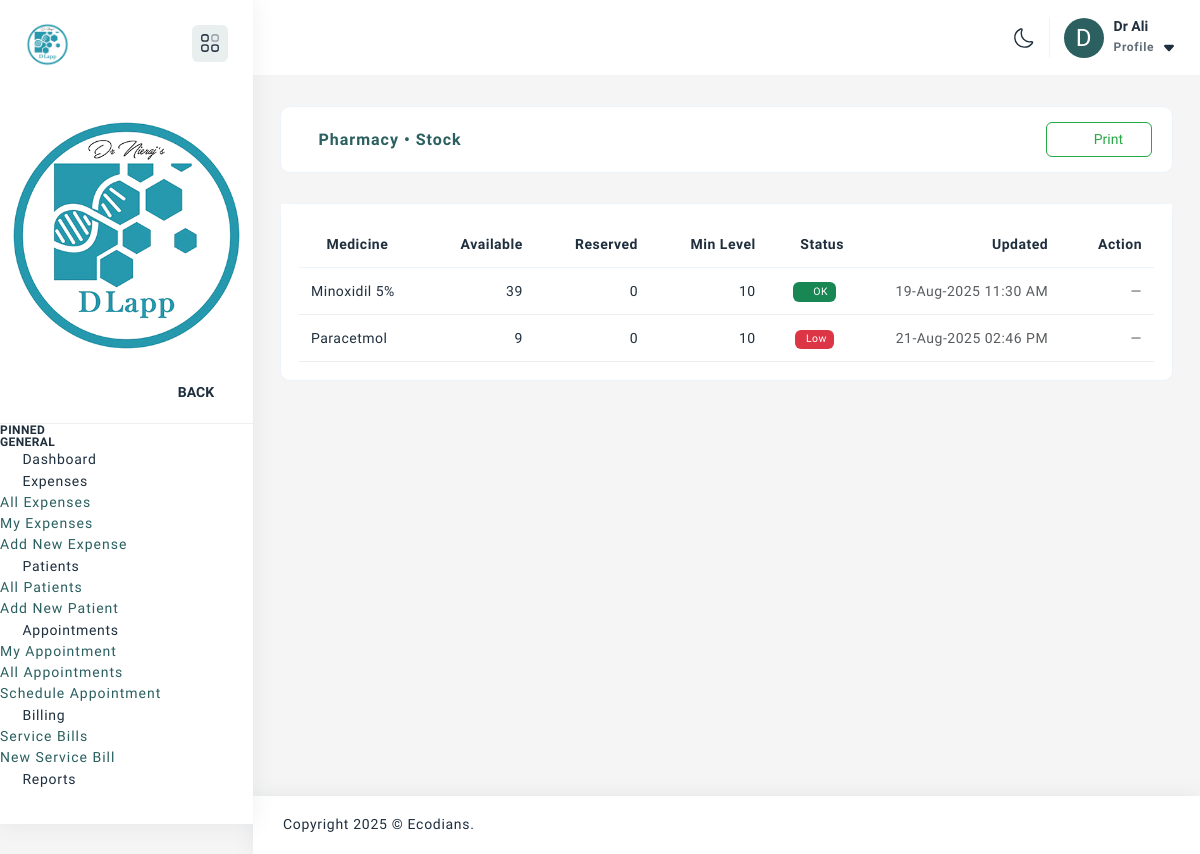
The page /pharmacy/stock/ (signed in) on the database its author committed.
### core/models.py (models this page shows, shortened)
class User(AbstractUser):
    USER_TYPE_CHOICES = [
        ('doctor', 'Doctor'),
        ('consulting_doctor', 'Consulting Doctor'),
        ('super_user', 'Super User'),
        ('operation_manager', 'Operation Manager'),
        ('pharmacy_manager', 'Pharmacy Manager'),
        ('receptionist', 'Receptionist'),
        ('staff', 'Staff'),
        ('cro', 'CRO'),
    ]
    id = models.UUIDField(primary_key=True, default=uuid.uuid4, editable=False)
    user_type = models.CharField(max_length=20, choices=USER_TYPE_CHOICES)
    phone_regex = RegexValidator(regex=r'^\+?1?\d{9,15}$')
    phone_number = models.CharField(validators=[phone_regex], max_length=17, blank=True)
    address = models.TextField(blank=True)
    is_active = models.BooleanField(default=True)
    created_at = models.DateTimeField(auto_now_add=True)
    created_by = models.ForeignKey('self', on_delete=models.SET_NULL, null=True, blank=True)
    class Meta:
        db_table = 'users'

class MedicineStock(models.Model):
    medicine = models.OneToOneField(Medicine, on_delete=models.CASCADE, related_name='stock')
    current_quantity = models.PositiveIntegerField(default=0)
    reserved_quantity = models.PositiveIntegerField(default=0)  # For pending orders
    last_updated = models.DateTimeField(auto_now=True)
    updated_by = models.ForeignKey(User, on_delete=models.SET_NULL, null=True)
    class Meta:
        db_table = 'medicine_stocks'
    @property
    def is_low_stock(self):
        return self.current_quantity <= self.medicine.minimum_stock_level

class Medicine(models.Model):
    MEDICINE_TYPE_CHOICES = [
        ('tablet', 'Tablet'),
        ('capsule', 'Capsule'),
        ('syrup', 'Syrup'),
        ('injection', 'Injection'),
        ('topical', 'Topical'),
        ('solution', 'Solution'),
        ('other', 'Other'),
    ]
    id = models.UUIDField(primary_key=True, default=uuid.uuid4, editable=False)
    name = models.CharField(max_length=200)
    generic_name = models.CharField(max_length=200, blank=True)
    category = models.ForeignKey(MedicineCategory, on_delete=models.SET_NULL, null=True)
    medicine_type = models.CharField(max_length=20, choices=MEDICINE_TYPE_CHOICES)
    strength = models.CharField(max_length=50, blank=True)  # e.g., "500mg", "10ml"
    manufacturer = models.CharField(max_length=200, blank=True)
    purchase_price = models.DecimalField(max_digits=10, decimal_places=2, default=0)
    selling_price = models.DecimalField(max_digits=10, decimal_places=2, default=0)
    minimum_stock_level = models.PositiveIntegerField(default=10)
    unit_of_measurement = models.CharField(max_length=20, default='pieces')
    description = models.TextField(blank=True)
    side_effects = models.TextField(blank=True)
    contraindications = models.TextField(blank=True)
    storage_instructions = models.TextField(blank=True)
    is_active = models.BooleanField(default=True)
    created_at = models.DateTimeField(auto_now_add=True)
    created_by = models.ForeignKey(User, on_delete=models.SET_NULL, null=True)
    class Meta:
        db_table = 'medicines'

### core/views.py (the view)
# urls.py: path('pharmacy/stock/', v.pharmacy_stock_list, name='pharmacy_stock_list'),
@group_required('PharmacyManager','OperationsManager','Receptionist','Doctor')
def pharmacy_stock_list(request):
    q = (request.GET.get('q') or '').strip()
    stocks = (MedicineStock.objects
              .select_related('medicine')
              .order_by('medicine__name'))
    if q:
        stocks = stocks.filter(
            Q(medicine__name__icontains=q) |
            Q(medicine__generic_name__icontains=q) |
            Q(medicine__manufacturer__icontains=q)
        )
    return render(request, 'pharmacy/stock_list.html', {'stocks': stocks, 'q': q})

### core/templatetags/roles.py (called while the page is built)
@register.filter
def in_group(user, group_name: str) -> bool:
    if not user.is_authenticated:
        return False
    return user.is_superuser or user.groups.filter(name=group_name).exists()

### templates/pharmacy/stock_list.html (shortened to what this page needs)
{% extends 'base.html' %}
{% load roles %}
{% load static %}
{% block content %}
<div class="container-fluid default-dashboard">
  <div class="row">
    <div class="col-12 project-list">
      <div class="card">
          <div class="row align-items-center">
              <div class="col-6 p-0">
                  <ul class="nav nav-tabs border-tab d-flex" role="tablist">
                      <li class="nav-item">
                          <a class="nav-link active" href="#" role="tab" aria-selected="true">
                              <i class="fa fa-cubes me-2"></i>Pharmacy • Stock
                          </a>
                      </li>
                  </ul>
              </div>
              <div class="col-6 p-0 d-flex justify-content-end align-items-center gap-2">
                <button class="btn btn-outline-success d-print-none" type="button" onclick="printStock()">
                  <i class="fa fa-print me-2"></i>Print
                </button>
              </div>
          </div>
      </div>
    </div>
    <div class="col-sm-12">
      <div class="card">
        <div class="card-body">
          <div class="table-responsive custom-scrollbar">
            <table class="display table table-hover align-middle" id="basic-1">
              <thead>
                <tr>
                  <th><i class="fa fa-medkit me-1"></i>Medicine</th>
                  <th class="text-end"><i class="fa fa-inbox me-1"></i>Available</th>
                  <th class="text-end"><i class="fa fa-ambulance me-1"></i>Reserved</th>
                  <th class="text-end"><i class="fa fa-level-down me-1"></i>Min Level</th>
                  <th class="text-center"><i class="fa fa-info-circle me-1"></i>Status</th>
                  <th class="text-nowrap text-end"><i class="fa fa-clock-o me-1"></i>Updated</th>
                  <th class="text-end d-print-none"><i class="fa fa-cog me-1"></i>Action</th>
                </tr>
              </thead>
              <tbody>
                {% for s in stocks %}
                <tr>
                  <td class="text-nowrap">{{ s.medicine.name }}</td>
                  <td class="text-end">{{ s.current_quantity }}</td>
                  <td class="text-end">{{ s.reserved_quantity }}</td>
                  <td class="text-end">{{ s.medicine.minimum_stock_level }}</td>
                  <td class="text-center">
                    {% if s.is_low_stock %}
                      <span class="badge text-bg-danger">Low</span>
                    {% else %}
                      <span class="badge text-bg-success"><i class="fa fa-check me-1"></i>OK</span>
                    {% endif %}
                  </td>
                  <td class="text-end text-muted">{{ s.last_updated|date:"d-M-Y h:i A" }}</td>
                  <td class="text-end d-print-none">
                    {% if request.user|in_group:"PharmacyManager" or request.user|in_group:"OperationsManager" %}
                    <a class="btn btn-sm btn-outline-primary" href="{% url 'pharmacy_stock_adjust' s.medicine.pk %}">
                      <i class="fa fa-sliders me-1"></i>Adjust
                    </a>
                    {% else %}
                    <span class="text-muted">—</span>
                    {% endif %}
                  </td>
                </tr>
                {% endfor %}
              </tbody>
            </table>
          </div>
        </div>
      </div>
    </div>
  </div>
</div>
{% endblock %}

### templates/includes/page_header.html (shortened to what this page needs)
{% load static %}
<div class="page-header">
    <div class="header-wrapper row m-0">
        <div class="nav-right col-xl-8 col-lg-12 col-auto pull-right right-header p-0">
        <ul class="nav-menus">
            <li>
            <div class="mode">
                <svg class="for-light">
                <use href="{% static 'assets/svg/icon-sprite.svg' %}#Sun"></use>
                </svg>
            </div>
            </li>
            <li class="profile-nav onhover-dropdown pe-0 py-0">
            <div class="d-flex align-items-center profile-media">
                <div class="b-r-25 bg-primary text-white d-flex align-items-center justify-content-center" style="width:40px;height:40px;font-size:1.5rem;">
                    {{ request.user.get_full_name|default:''|slice:":1"|upper }}
                </div>
                <div class="flex-grow-1 user"><span>{{ request.user.get_full_name|default:request.user.username  }}</span>
                <p class="mb-0 font-nunito">Profile
                    <svg>
                    <use href="{% static 'assets/svg/icon-sprite.svg' %}#header-arrow-down"></use>
                    </svg>
                </p>
                </div>
            </div>
            </li>
        </ul>
        </div>
    </div>
</div>

### rows shown on the page
User: user.get_full_name "D", user.get_full_name "Dr Ali"
MedicineStock: medicine.name "Minoxidil 5%", current_quantity "39", reserved_quantity "0", medicine.minimum_stock_level "10", shows "OK", last_updated "19-Aug-2025 11:30 AM"
MedicineStock: medicine.name "Paracetmol", current_quantity "9", reserved_quantity "0", medicine.minimum_stock_level "10", shows "Low", last_updated "21-Aug-2025 02:46 PM"
